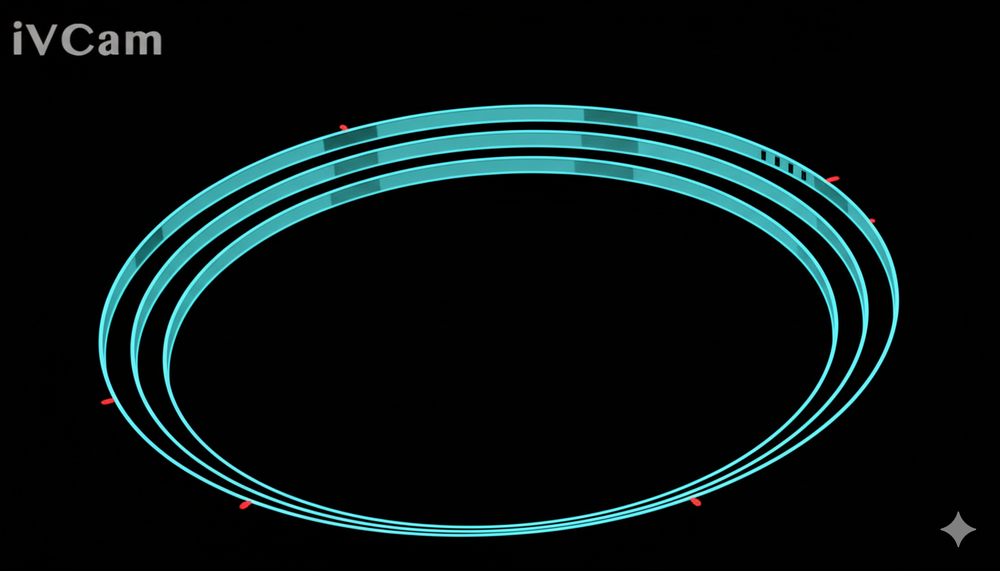
#> input picture calibImg/Gemini_Generated_Image_o72p9ro72p9ro72p.png, 1000 x 571 px, shrunk from 1344 x 768 before the run; its folder holds only this picture in this run
$ python ellipse_detector.py
#> lines starting #> are read from the running program, lines starting #| are printed output that depends on the picture; after the words box and inside, x2 and y2 are one past the last pixel; in counts of white or black regions, pixels touching at a corner belong together
import argparse
import json
import math
import sys
import time
from pathlib import Path

import cv2
import numpy as np


def detect_smallest_ellipse(image: np.ndarray, min_contour_points: int = 20, min_axis_length: float = 0.0):
    """Return the smallest ellipse fitted to contours in the image.

    Parameters
    ----------
    image : np.ndarray
        BGR image as loaded by cv2.imread.
    min_contour_points : int, optional
        Minimum number of points required for cv2.fitEllipse.

    Returns
    -------
    tuple | None
        (ellipse, area) where ellipse is ((cx, cy), (major_axis, minor_axis), angle).
        Returns None if no valid ellipse is found.
    """

    if image is None:
        return None

    gray = cv2.cvtColor(image, cv2.COLOR_BGR2GRAY)
    blurred = cv2.GaussianBlur(gray, (5, 5), 0)

    edges = cv2.Canny(blurred, 50, 150)

    # Try both external and list retrieval to maximize candidates
    contours_external, _ = cv2.findContours(edges, cv2.RETR_EXTERNAL, cv2.CHAIN_APPROX_NONE)
    contours_all, _ = cv2.findContours(edges, cv2.RETR_LIST, cv2.CHAIN_APPROX_NONE)

    contours = contours_external + contours_all

    smallest = None
    min_area = math.inf
    candidate_count = 0

    for contour in contours:
        if len(contour) < max(5, min_contour_points):
            continue

        ellipse = cv2.fitEllipse(contour)
        (_, _), (major_axis, minor_axis), _ = ellipse

        if major_axis <= 0 or minor_axis <= 0:
            continue

        if min_axis_length > 0 and (major_axis < min_axis_length or minor_axis < min_axis_length):
            continue

        area = math.pi * (major_axis / 2.0) * (minor_axis / 2.0)

        candidate_count += 1

        if area < min_area:
            min_area = area
            smallest = ellipse

    if smallest is None:
        return None

    return smallest, min_area, candidate_count


def annotate_image(image: np.ndarray, ellipse, color=(0, 255, 0)):
    annotated = image.copy()
    cv2.ellipse(annotated, ellipse, color, 2)
    (cx, cy), (major, minor), angle = ellipse
    label = f"center=({cx:.1f}, {cy:.1f}), axes=({major:.1f}, {minor:.1f}), angle={angle:.1f}"
    cv2.putText(
        annotated,
        label,
        (10, 30),
        cv2.FONT_HERSHEY_SIMPLEX,
        0.6,
        color,
        2,
        lineType=cv2.LINE_AA,
    )
    return annotated


def main(argv=None):
    parser = argparse.ArgumentParser(description="Detect the smallest ellipse in calibration images.")
    parser.add_argument(
        "input_dir",
        nargs="?",
        default=Path(__file__).parent / "calibImg",
        type=Path,
        help="Directory containing calibration images.",
    )
    parser.add_argument(
        "--output-dir",
        type=Path,
        default=Path(__file__).parent / "calibImg" / "annotated",
        help="Directory to save annotated images.",
    )
    parser.add_argument(
        "--min-contour-points",
        type=int,
        default=20,
        help="Minimum contour points required to fit an ellipse.",
    )
    parser.add_argument(
        "--min-axis-length",
        type=float,
        default=50.0,
        help="Discard fitted ellipses whose major or minor axis is shorter than this length (pixels).",
    )
    parser.add_argument(
        "--config",
        type=Path,
        default=Path(__file__).parent / "calibration_config.json",
        help="Path to calibration configuration JSON file to update.",
    )
    args = parser.parse_args(argv)

    input_dir: Path = args.input_dir
    output_dir: Path = args.output_dir
    output_dir.mkdir(parents=True, exist_ok=True)

    image_paths = sorted(
        [
            path
            for path in input_dir.iterdir()
            if path.suffix.lower() in {".png", ".jpg", ".jpeg", ".bmp", ".tif", ".tiff"}
        ]
    )

    if not image_paths:
        print(f"No images found in {input_dir}")
        return 1

    global_smallest = None
    global_smallest_area = math.inf
    global_smallest_shape = None
    global_smallest_candidates = 0

    for image_path in image_paths:
        image = cv2.imread(str(image_path))
#> image is the input picture: shape (571, 1000, 3); mean B, G, R 19.5, 19.2, 8.5
        if image is None:
            print(f"Failed to load image: {image_path}")
            continue

        result = detect_smallest_ellipse(image, args.min_contour_points, args.min_axis_length)
#> in detect_smallest_ellipse, `gray = cv2.cvtColor(image, cv2.COLOR_BGR2GRAY)`:
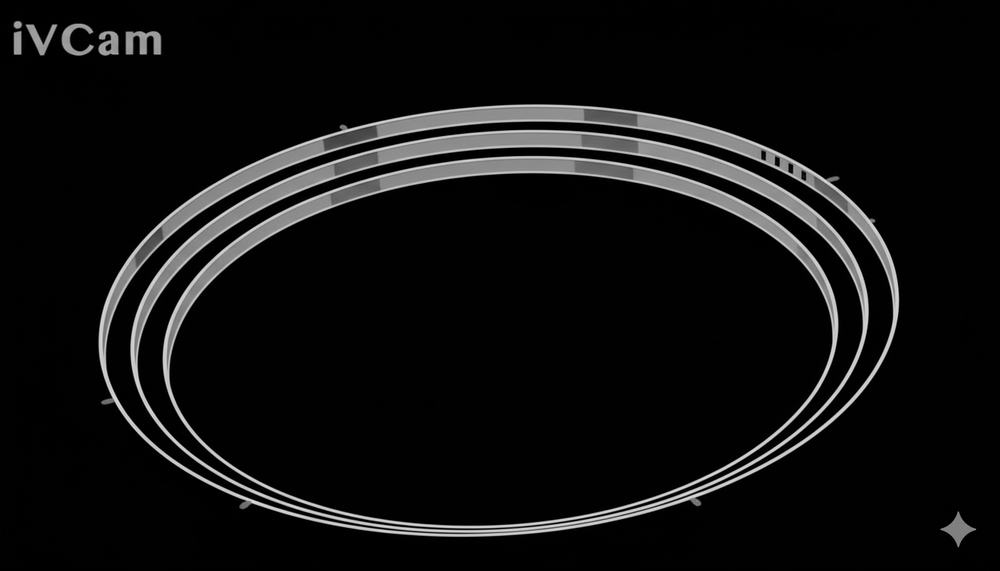
#> gray: shape (571, 1000); min 0, max 226, mean 16
#> in detect_smallest_ellipse, `edges = cv2.Canny(blurred, 50, 150)`:
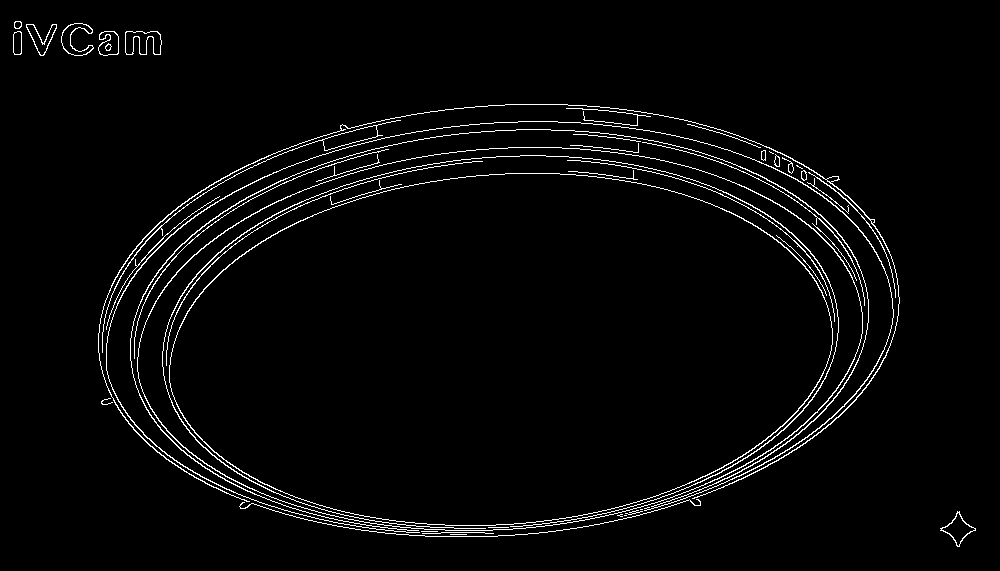
#> edges: shape (571, 1000); 2.8% white in thin lines or dots, all inside (x1, y1, x2, y2) = (13, 21, 976, 547)
#> in detect_smallest_ellipse, `contours_external, _ = cv2.findContours(edges, cv2.RETR_EXTERNAL, cv2...`: contours_external = 37 contours, 18 with area under 20; largest, box (x1, y1, x2, y2) and area: (137, 147, 863, 531) 215573, (106, 121, 894, 533) 796, (102, 120, 401, 353) 699, (125, 31, 162, 55) 566, (98, 104, 900, 502) 476
#> in detect_smallest_ellipse, `contours_all, _ = cv2.findContours(edges, cv2.RETR_LIST, cv2.CHAIN_APP..`: contours_all = 64 contours, 24 with area under 20; largest, box (x1, y1, x2, y2) and area: (137, 147, 863, 531) 215573, (137, 147, 863, 531) 215195, (169, 173, 833, 526) 181606, (169, 173, 833, 526) 181259, (106, 121, 894, 533) 796
#> in detect_smallest_ellipse, `contours = contours_external + contours_all`: contours = 101 contours, 42 with area under 20; largest, box (x1, y1, x2, y2) and area: (137, 147, 863, 531) 215573, (137, 147, 863, 531) 215573, (137, 147, 863, 531) 215195, (169, 173, 833, 526) 181606, (169, 173, 833, 526) 181259
#> the loop in detect_smallest_ellipse, `for contour in contours:` made 101 passes
#> (major_axis, minor_axis, area, min_area, smallest) on passes 9, 12: (842, 1142.7, 755680.1, 755680.1, ((508.5, 111.8), (842, 1142.7), 82.17)), (110.5, 191, 16583.8, 16583.8, ((81.13, 247.8), (110.5, 191), 32.56))
#> (ellipse, major_axis, minor_axis) on passes 1, 3, 6, 7, 10, 11: (((456.9, 534), (0.00424, 16.29), 90), 0.00424, 16.29), (((429.1, 531), (0.00362, 15.7), 90), 0.00362, 15.7), (((957.7, 528.7), (29.03, 29.16), 43.97), 29.03, 29.16), (((633.7, 512), (2.49, 17.39), 77.08), 2.49, 17.39), (((106.9, 401.1), (5.28, 12.61), 75.87), 5.28, 12.61), (((820.8, 253.4), (31.33, 104.3), 138.6), 31.33, 104.3)
#> after the loop in detect_smallest_ellipse, `for contour in contours:`: candidate_count = 24; min_area = 16583.8
#> result = (((81.13, 247.8), (110.5, 191), 32.56), 16583.8, 24)
        if result is None:
            print(f"No ellipse detected in {image_path.name}")
            continue

        ellipse, area, candidate_count = result
#> ellipse = ((81.13, 247.8), (110.5, 191), 32.56); area = 16583.8; candidate_count = 24
        print(
            f"{image_path.name}: center=({ellipse[0][0]:.2f}, {ellipse[0][1]:.2f}), "
            f"axes=({ellipse[1][0]:.2f}, {ellipse[1][1]:.2f}), angle={ellipse[2]:.2f}, area={area:.2f}"
        )
#| Gemini_Generated_Image_o72p9ro72p9ro72p.png: center=(81.13, 247.75), axes=(110.54, 191.01), angle=32.56, area=16583.80
        print(f"  candidates evaluated: {candidate_count}")
#|   candidates evaluated: 24

        annotated = annotate_image(image, ellipse)
#> in annotate_image, `(cx, cy), (major, minor), angle = ellipse`: cx = 81.13; cy = 247.8; major = 110.5; minor = 191; angle = 32.56
#> in annotate_image, `cv2.putText( annotated, label, (10, 30), cv2.FONT_HERSHEY_SIMPLEX, 0.6..`:
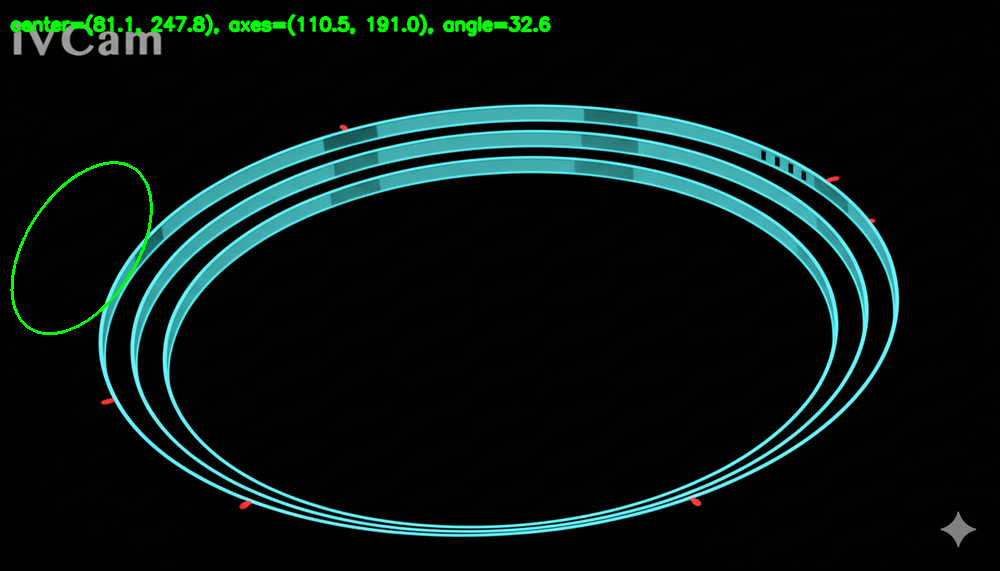
#> annotated: shape (571, 1000, 3); mean B, G, R 19.4, 21.5, 8.4
        output_path = output_dir / f"{image_path.stem}_smallest_ellipse.png"
        cv2.imwrite(str(output_path), annotated)

        if area < global_smallest_area:
            global_smallest_area = area
#> global_smallest_area = 16583.8
            global_smallest = (image_path, ellipse)
            global_smallest_shape = image.shape
#> global_smallest_shape = (571, 1000, 3)
            global_smallest_candidates = candidate_count
#> global_smallest_candidates = 24

    if global_smallest is not None:
        image_path, ellipse = global_smallest
        print(
            f"\nSmallest ellipse overall: {image_path.name} -> center=({ellipse[0][0]:.2f}, {ellipse[0][1]:.2f}), "
            f"axes=({ellipse[1][0]:.2f}, {ellipse[1][1]:.2f}), angle={ellipse[2]:.2f}, area={global_smallest_area:.2f}"
        )
#| Smallest ellipse overall: Gemini_Generated_Image_o72p9ro72p9ro72p.png -> center=(81.13, 247.75), axes=(110.54, 191.01), angle=32.56, area=16583.80

        config_path: Path = args.config
        config_data = {}
        if config_path.exists():
            try:
                with config_path.open("r", encoding="utf-8") as f:
#> (reads calibration_config.json from the repository)
                    config_data = json.load(f)
            except json.JSONDecodeError as exc:
                print(f"Failed to parse existing config ({config_path}): {exc}. Overwriting.")

        (cx, cy), (major_axis, minor_axis), angle = ellipse
#> cx = 81.13; cy = 247.8; major_axis = 110.5; minor_axis = 191; angle = 32.56
        frame_height, frame_width = global_smallest_shape[:2] if global_smallest_shape else (None, None)
#> frame_height = 571; frame_width = 1000

        config_data["timestamp"] = time.time()
        config_data.setdefault("metrics", {})
        config_data.setdefault("source", {})

        config_data["ellipse"] = {
            "center_x": float(cx),
            "center_y": float(cy),
            "major_axis": float(major_axis),
            "minor_axis": float(minor_axis),
            "angle_deg": float(angle),
        }

        if frame_width is not None and frame_height is not None:
            config_data["frame"] = {
                "width": int(frame_width),
                "height": int(frame_height),
            }

        config_data["metrics"]["ellipse_candidates"] = global_smallest_candidates

        config_data["source"] = {
            "type": "image",
            "path": str(image_path.resolve()),
        }

        config_path.parent.mkdir(parents=True, exist_ok=True)
        with config_path.open("w", encoding="utf-8") as f:
            json.dump(config_data, f, indent=2, ensure_ascii=False)

        print(f"Updated calibration config: {config_path}")
    else:
        print("No ellipses detected in any images.")

    return 0


if __name__ == "__main__":
    sys.exit(main())
#> (the program exits here)
